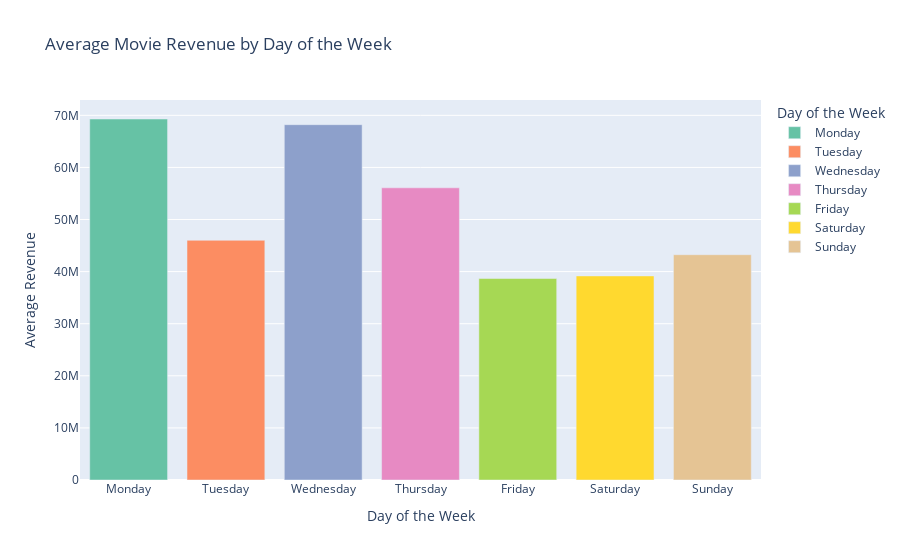

Notebook cell for this chart:
### Markdown cell above
Movie revenue by the day of the week

### Code cell
df_season["movie_release_date"] = pd.to_datetime(df_season["movie_release_date"], errors="coerce")
df_season["release_dayofweek"] = df_season["movie_release_date"].dt.day_name()

day_revenue = df_season.groupby("release_dayofweek", as_index=False)["movie_box_office_revenue"].mean()
day_order = ["Monday", "Tuesday", "Wednesday", "Thursday", "Friday", "Saturday", "Sunday"]
day_revenue = day_revenue.set_index("release_dayofweek").loc[day_order].reset_index()

fig_dayofweek = px.bar(
    day_revenue,
    x="release_dayofweek",
    y="movie_box_office_revenue",
    title="Average Movie Revenue by Day of the Week",
    labels={"release_dayofweek": "Day of the Week", "movie_box_office_revenue": "Average Revenue"},
    color="release_dayofweek",
    color_discrete_sequence=px.colors.qualitative.Set2
)
fig_dayofweek.write_html("dayofweek_revenue.html", include_plotlyjs="cdn")
fig_dayofweek.show()

### Figure 1 — Plotly figure (JSON) as saved in the notebook; plotly's stock layout.template omitted (floating-point values rounded to 4 significant figures)
{"data": [{"alignmentgroup": "True", "hovertemplate": "Day of the Week=%{x}<br>Average Revenue=%{y}<extra></extra>", "legendgroup": "Monday", "marker": {"color": "rgb(102,194,165)", "pattern": {"shape": ""}}, "name": "Monday", "offsetgroup": "Monday", "orientation": "v", "showlegend": true, "textposition": "auto", "type": "bar", "x": ["Monday"], "xaxis": "x", "y": [69300000.0], "yaxis": "y"}, {"alignmentgroup": "True", "hovertemplate": "Day of the Week=%{x}<br>Average Revenue=%{y}<extra></extra>", "legendgroup": "Tuesday", "marker": {"color": "rgb(252,141,98)", "pattern": {"shape": ""}}, "name": "Tuesday", "offsetgroup": "Tuesday", "orientation": "v", "showlegend": true, "textposition": "auto", "type": "bar", "x": ["Tuesday"], "xaxis": "x", "y": [46010000.0], "yaxis": "y"}, {"alignmentgroup": "True", "hovertemplate": "Day of the Week=%{x}<br>Average Revenue=%{y}<extra></extra>", "legendgroup": "Wednesday", "marker": {"color": "rgb(141,160,203)", "pattern": {"shape": ""}}, "name": "Wednesday", "offsetgroup": "Wednesday", "orientation": "v", "showlegend": true, "textposition": "auto", "type": "bar", "x": ["Wednesday"], "xaxis": "x", "y": [68210000.0], "yaxis": "y"}, {"alignmentgroup": "True", "hovertemplate": "Day of the Week=%{x}<br>Average Revenue=%{y}<extra></extra>", "legendgroup": "Thursday", "marker": {"color": "rgb(231,138,195)", "pattern": {"shape": ""}}, "name": "Thursday", "offsetgroup": "Thursday", "orientation": "v", "showlegend": true, "textposition": "auto", "type": "bar", "x": ["Thursday"], "xaxis": "x", "y": [56090000.0], "yaxis": "y"}, {"alignmentgroup": "True", "hovertemplate": "Day of the Week=%{x}<br>Average Revenue=%{y}<extra></extra>", "legendgroup": "Friday", "marker": {"color": "rgb(166,216,84)", "pattern": {"shape": ""}}, "name": "Friday", "offsetgroup": "Friday", "orientation": "v", "showlegend": true, "textposition": "auto", "type": "bar", "x": ["Friday"], "xaxis": "x", "y": [38680000.0], "yaxis": "y"}, {"alignmentgroup": "True", "hovertemplate": "Day of the Week=%{x}<br>Average Revenue=%{y}<extra></extra>", "legendgroup": "Saturday", "marker": {"color": "rgb(255,217,47)", "pattern": {"shape": ""}}, "name": "Saturday", "offsetgroup": "Saturday", "orientation": "v", "showlegend": true, "textposition": "auto", "type": "bar", "x": ["Saturday"], "xaxis": "x", "y": [39170000.0], "yaxis": "y"}, {"alignmentgroup": "True", "hovertemplate": "Day of the Week=%{x}<br>Average Revenue=%{y}<extra></extra>", "legendgroup": "Sunday", "marker": {"color": "rgb(229,196,148)", "pattern": {"shape": ""}}, "name": "Sunday", "offsetgroup": "Sunday", "orientation": "v", "showlegend": true, "textposition": "auto", "type": "bar", "x": ["Sunday"], "xaxis": "x", "y": [43250000.0], "yaxis": "y"}], "layout": {"barmode": "relative", "legend": {"title": {"text": "Day of the Week"}, "tracegroupgap": 0}, "title": {"text": "Average Movie Revenue by Day of the Week"}, "xaxis": {"anchor": "y", "categoryarray": ["Monday", "Tuesday", "Wednesday", "Thursday", "Friday", "Saturday", "Sunday"], "categoryorder": "array", "domain": [0, 1], "title": {"text": "Day of the Week"}}, "yaxis": {"anchor": "x", "domain": [0, 1], "title": {"text": "Average Revenue"}}}}
